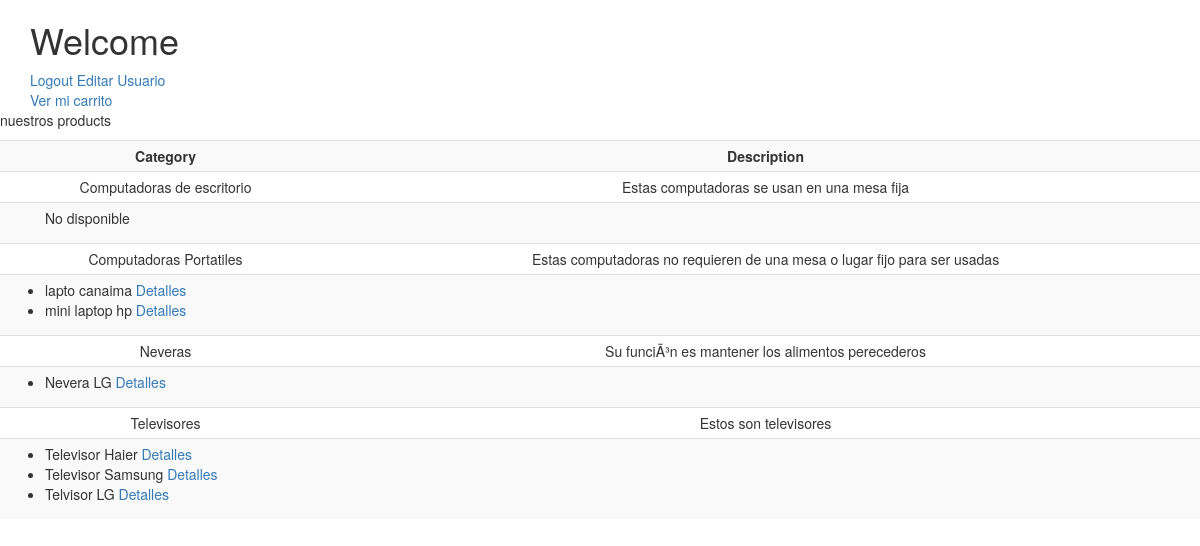
The app's page /controlador/AccionUser.php, older data.
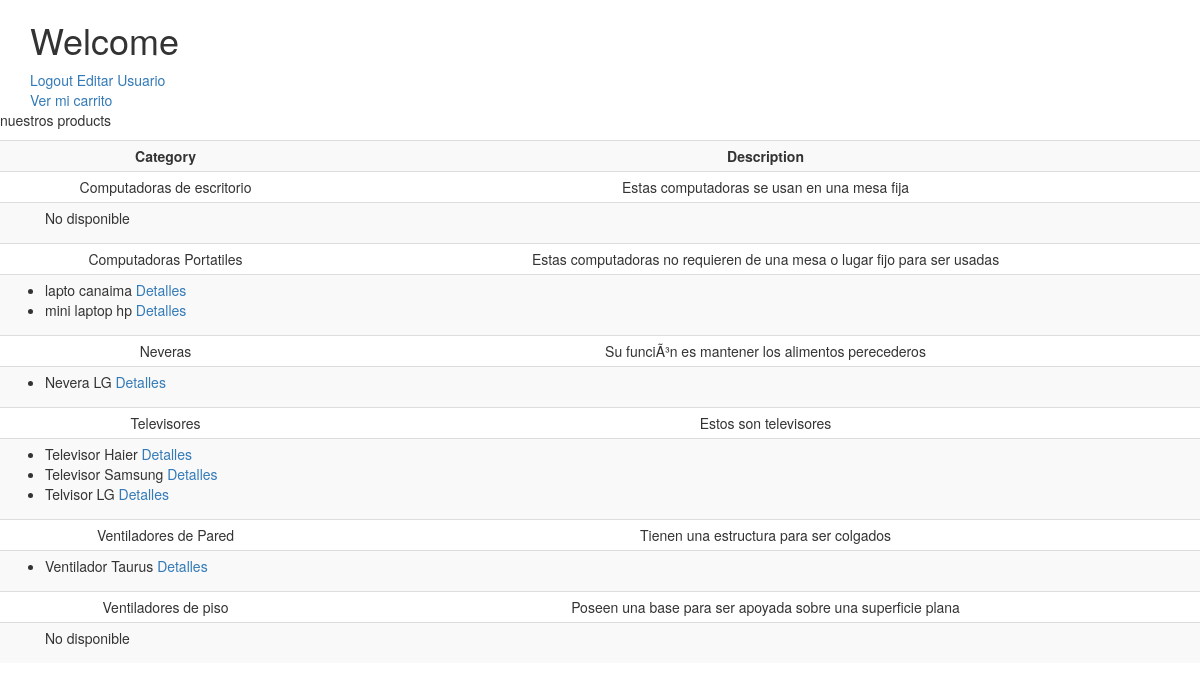
The same page, newer data.
### tables this page shows
CREATE TABLE `ProductCategory` (
  `id` int(11) NOT NULL,
  `name` varchar(50) NOT NULL,
  `description` text NOT NULL
);

CREATE TABLE `Product` (
  `id` int(11) NOT NULL,
  `name` varchar(100) NOT NULL,
  `price` float NOT NULL,
  `active` tinyint(1) NOT NULL,
  `image` varchar(200) NOT NULL,
  `product_category_id` int(11) NOT NULL
);

### modelo/MCategoryProduct.php (called while the page is built, shortened)
<?php
function getCategoriesProduct()
{
	$conectar= new Conexion();
	$conectar=$conectar->getConexion();
	$statement=$conectar->prepare("SELECT * FROM ProductCategory ORDER BY name ASC");
	$statement->execute();
	$arreglo=$statement->fetchAll(PDO::FETCH_ASSOC);
	return $arreglo;
}
 ?>

### modelo/MProduct.php (called while the page is built, shortened)
<?php
function getProducts()
{
	$conectar= new Conexion();
	$conectar= $conectar->getConexion();
	$statement=$conectar->prepare("SELECT * FROM Product ORDER BY name ASC");
	$statement->execute();
	$arreglo=$statement->fetchAll(PDO::FETCH_ASSOC);
	return $arreglo;
}
 ?>

### PaginaInicio.php (the view, shortened to what this page needs)
<!DOCTYPE html>
<html lang="en">
<head>
	<link rel="stylesheet" href="../css/bootstrap.min.css">
	<link rel="stylesheet" href="../css/estilos.css">
</head>
<body>
	<header class="container">
		<h1>
			Welcome <?= $_SESSION['firstName']." ". $_SESSION['lastName'] ?>
		</h1>
		<a href="Logout.php">Logout</a>
		<a href="EditarUser.php">Editar Usuario</a>
	</header>
		<div class="container">
		<a href="Carrito.php">Ver mi carrito</a>
		</div>
<p>nuestros products</p>
	<table class="table table-striped table-condensed">
			<tr>
				<th class="text-center">Category</th>
				<th class="text-center">Description</th>
			</tr>
			<?php foreach ($arrayCategories as $category):?>
			<tr class="text-center">
				<td><?= $category['name'] ?></td>
				<td><?= $category['description']?></td>
			</tr>
			<tr>
				<td colspan="2">
					<ul class="">
					<?php $noDisponible=null; ?>
					<?php foreach ($arrayProducts as $products):?>
						<?php if ($category['id']==$products['product_category_id']): ?>
						<?php $noDisponible=1 ?>
							<li>
								<?=$products['name'];?> <a href="Detalles.php?idProduct=<?=$products['id']?>&idCategory=<?=$category['id']?>">Detalles</a>
							</li>
						<?php endif ?>
					<?php endforeach ?>
						<?php if ($noDisponible==null): ?>
							<p>No disponible</p>
						<?php endif ?>
					</ul>
				</td>
			</tr>
			<?php endforeach ?>
	</table>
</body>
</html>

Row changes from the older to the newer data that the page shows:
added productcategory: name "Ventiladores de Pared", description "Tienen una estructura para ser colgados"
added product: name "Ventilador Taurus", shown under "Ventiladores de Pared"
added productcategory: name "Ventiladores de piso", description "Poseen una base para ser apoyada sobre una superficie plana", shows "No disponible"
